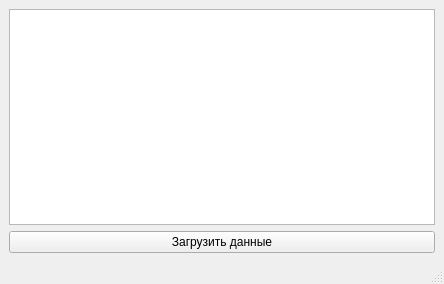
<?xml version="1.0" encoding="UTF-8"?>
<ui version="4.0">
 <class>MainWindow</class>
 <widget class="QMainWindow" name="MainWindow">
  <property name="geometry">
   <rect>
    <x>0</x>
    <y>0</y>
    <width>444</width>
    <height>284</height>
   </rect>
  </property>
  <property name="windowTitle">
   <string>Json Placeholder Data</string>
  </property>
  <widget class="QWidget" name="centralwidget">
   <layout class="QGridLayout" name="gridLayout">
    <item row="0" column="0" colspan="2">
     <widget class="QTableView" name="tableView"/>
    </item>
    <item row="1" column="0" colspan="2">
     <widget class="QPushButton" name="pushButton_reload">
      <property name="text">
       <string>Загрузить данные</string>
      </property>
     </widget>
    </item>
   </layout>
  </widget>
  <widget class="QMenuBar" name="menubar">
   <property name="geometry">
    <rect>
     <x>0</x>
     <y>0</y>
     <width>444</width>
     <height>20</height>
    </rect>
   </property>
  </widget>
  <widget class="QStatusBar" name="statusbar"/>
 </widget>
 <resources/>
 <connections/>
</ui>
